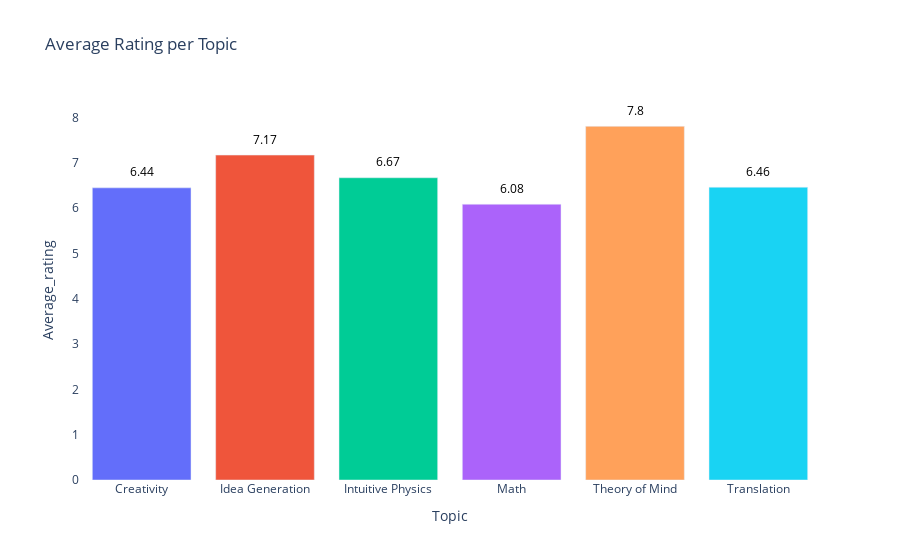

Source (notebook cell):
### Markdown cell above
How did models in general do in each topic?

### Code cell
fig = px.bar(data_gb_topic, x='Topic', y='Average_rating', 
             title='Average Rating per Topic',
             color='Topic') 

# add average labels on top of the bars
for trace in fig.data:
    for i, value in enumerate(trace['y']):
        fig.add_annotation(
            x=trace['x'][i],
            y=value+0.35,
            text=str(round(value, 2)),
            showarrow=False,
            font=dict(color='black')
        )

fig.update_layout(showlegend=False, paper_bgcolor='rgba(0,0,0,0)', plot_bgcolor='rgba(0,0,0,0)')

fig.show()

### Figure 1 — Plotly figure (JSON) as saved in the notebook; plotly's stock layout.template omitted (floating-point values rounded to 4 significant figures)
{"data": [{"alignmentgroup": "True", "hovertemplate": "Topic=%{x}<br>Average_rating=%{y}<extra></extra>", "legendgroup": "Creativity", "marker": {"color": "#636efa", "pattern": {"shape": ""}}, "name": "Creativity", "offsetgroup": "Creativity", "orientation": "v", "showlegend": true, "textposition": "auto", "type": "bar", "x": ["Creativity"], "xaxis": "x", "y": [6.444], "yaxis": "y"}, {"alignmentgroup": "True", "hovertemplate": "Topic=%{x}<br>Average_rating=%{y}<extra></extra>", "legendgroup": "Idea Generation", "marker": {"color": "#EF553B", "pattern": {"shape": ""}}, "name": "Idea Generation", "offsetgroup": "Idea Generation", "orientation": "v", "showlegend": true, "textposition": "auto", "type": "bar", "x": ["Idea Generation"], "xaxis": "x", "y": [7.167], "yaxis": "y"}, {"alignmentgroup": "True", "hovertemplate": "Topic=%{x}<br>Average_rating=%{y}<extra></extra>", "legendgroup": "Intuitive Physics", "marker": {"color": "#00cc96", "pattern": {"shape": ""}}, "name": "Intuitive Physics", "offsetgroup": "Intuitive Physics", "orientation": "v", "showlegend": true, "textposition": "auto", "type": "bar", "x": ["Intuitive Physics"], "xaxis": "x", "y": [6.667], "yaxis": "y"}, {"alignmentgroup": "True", "hovertemplate": "Topic=%{x}<br>Average_rating=%{y}<extra></extra>", "legendgroup": "Math", "marker": {"color": "#ab63fa", "pattern": {"shape": ""}}, "name": "Math", "offsetgroup": "Math", "orientation": "v", "showlegend": true, "textposition": "auto", "type": "bar", "x": ["Math"], "xaxis": "x", "y": [6.082], "yaxis": "y"}, {"alignmentgroup": "True", "hovertemplate": "Topic=%{x}<br>Average_rating=%{y}<extra></extra>", "legendgroup": "Theory of Mind", "marker": {"color": "#FFA15A", "pattern": {"shape": ""}}, "name": "Theory of Mind", "offsetgroup": "Theory of Mind", "orientation": "v", "showlegend": true, "textposition": "auto", "type": "bar", "x": ["Theory of Mind"], "xaxis": "x", "y": [7.8], "yaxis": "y"}, {"alignmentgroup": "True", "hovertemplate": "Topic=%{x}<br>Average_rating=%{y}<extra></extra>", "legendgroup": "Translation", "marker": {"color": "#19d3f3", "pattern": {"shape": ""}}, "name": "Translation", "offsetgroup": "Translation", "orientation": "v", "showlegend": true, "textposition": "auto", "type": "bar", "x": ["Translation"], "xaxis": "x", "y": [6.457], "yaxis": "y"}], "layout": {"annotations": [{"font": {"color": "black"}, "showarrow": false, "text": "6.44", "x": "Creativity", "y": 6.794}, {"font": {"color": "black"}, "showarrow": false, "text": "7.17", "x": "Idea Generation", "y": 7.517}, {"font": {"color": "black"}, "showarrow": false, "text": "6.67", "x": "Intuitive Physics", "y": 7.017}, {"font": {"color": "black"}, "showarrow": false, "text": "6.08", "x": "Math", "y": 6.432}, {"font": {"color": "black"}, "showarrow": false, "text": "7.8", "x": "Theory of Mind", "y": 8.15}, {"font": {"color": "black"}, "showarrow": false, "text": "6.46", "x": "Translation", "y": 6.807}], "barmode": "relative", "legend": {"title": {"text": "Topic"}, "tracegroupgap": 0}, "paper_bgcolor": "rgba(0,0,0,0)", "plot_bgcolor": "rgba(0,0,0,0)", "showlegend": false, "title": {"text": "Average Rating per Topic"}, "xaxis": {"anchor": "y", "categoryarray": ["Creativity", "Idea Generation", "Intuitive Physics", "Math", "Theory of Mind", "Translation"], "categoryorder": "array", "domain": [0, 1], "title": {"text": "Topic"}}, "yaxis": {"anchor": "x", "domain": [0, 1], "title": {"text": "Average_rating"}}}}
